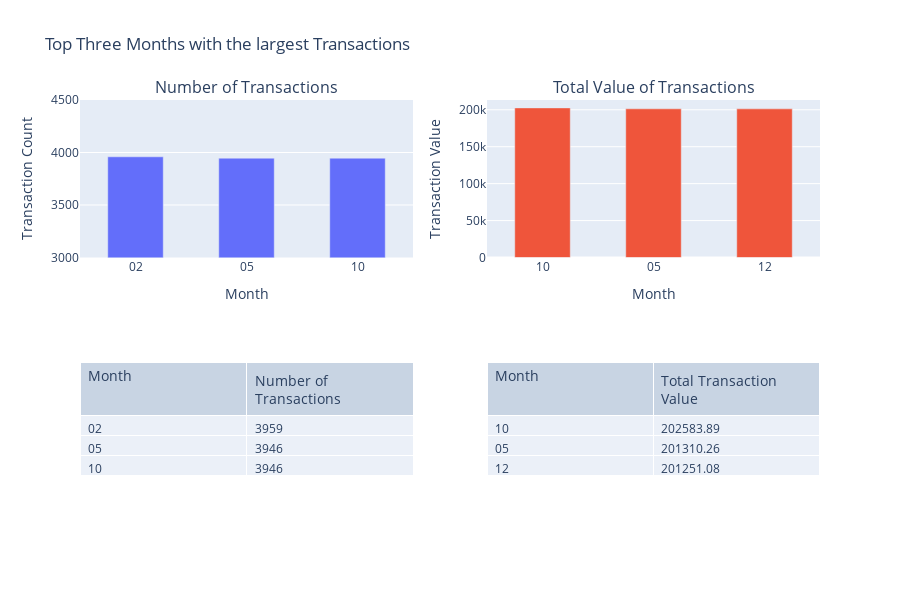

The cell this chart's notebook holds for it:
### Code cell
fig = make_subplots(
    rows=2, cols=2,
    specs=[[{"type": "bar"}, {"type": "bar"}],
           [{"type": "table"}, {"type": "table"}]],
    subplot_titles=('Number of Transactions',  'Total Value of Transactions'),
)
fig.add_trace(
    go.Bar(
        x=trans_count["Month"],
        y=trans_count["Number of Transactions"],
        
    ),
    row=1, col=1
)
fig.update_traces(width=0.5,)
fig.update_layout(yaxis_range=[3000,4500])
fig.add_trace(
    go.Bar(
        x=trans_value["Month"],
        y=trans_value["Total Transaction Value"],

    ),
    row=1, col=2
)
fig.update_traces(width=0.5,) 

fig.add_trace(
    go.Table(
        header=dict(
            values=trans_count.columns,
            font=dict(size=14),
            align="left"
        ),
        cells=dict(
            values=[trans_count[k].tolist() for k in trans_count.columns],
            align = "left")
    ),
    row=2, col=1
)
fig.add_trace(
    go.Table(
        header=dict(
            values=trans_value.columns,
            font=dict(size=14),
            align="left"
        ),
        cells=dict(
            values=[trans_value[k].tolist() for k in trans_value.columns],
            align = "left")
    ),
    row=2, col=2
)
fig.update_layout(
    height=600,
    width=900,
    showlegend=False,
    title_text="Top Three Months with the largest Transactions",
    #yaxis_range = [6000,7000]
)
fig['layout']['xaxis']['title'] = 'Month'
fig['layout']['xaxis2']['title'] = 'Month'
fig['layout']['yaxis']['title'] = 'Transaction Count'
fig['layout']['yaxis2']['title'] = 'Transaction Value'
fig.show()

### Figure 1 — Plotly figure (JSON) as saved in the notebook; plotly's stock layout.template omitted (floating-point values rounded to 4 significant figures)
{"data": [{"type": "bar", "width": 0.5, "x": ["02", "05", "10"], "xaxis": "x", "y": [3959, 3946, 3946], "yaxis": "y"}, {"type": "bar", "width": 0.5, "x": ["10", "05", "12"], "xaxis": "x2", "y": [202600.0, 201300.0, 201300.0], "yaxis": "y2"}, {"cells": {"align": "left", "values": [["02", "05", "10"], [3959, 3946, 3946]]}, "domain": {"x": [0, 0.45], "y": [0, 0.375]}, "header": {"align": "left", "font": {"size": 14}, "values": ["Month", "Number of Transactions"]}, "type": "table"}, {"cells": {"align": "left", "values": [["10", "05", "12"], [202600.0, 201300.0, 201300.0]]}, "domain": {"x": [0.55, 1], "y": [0, 0.375]}, "header": {"align": "left", "font": {"size": 14}, "values": ["Month", "Total Transaction Value"]}, "type": "table"}], "layout": {"annotations": [{"font": {"size": 16}, "showarrow": false, "text": "Number of Transactions", "x": 0.225, "xanchor": "center", "xref": "paper", "y": 1, "yanchor": "bottom", "yref": "paper"}, {"font": {"size": 16}, "showarrow": false, "text": "Total Value of Transactions", "x": 0.775, "xanchor": "center", "xref": "paper", "y": 1, "yanchor": "bottom", "yref": "paper"}], "height": 600, "showlegend": false, "title": {"text": "Top Three Months with the largest Transactions"}, "width": 900, "xaxis": {"anchor": "y", "domain": [0, 0.45], "title": {"text": "Month"}}, "xaxis2": {"anchor": "y2", "domain": [0.55, 1], "title": {"text": "Month"}}, "yaxis": {"anchor": "x", "domain": [0.625, 1], "range": [3000, 4500], "title": {"text": "Transaction Count"}}, "yaxis2": {"anchor": "x2", "domain": [0.625, 1], "title": {"text": "Transaction Value"}}}}
